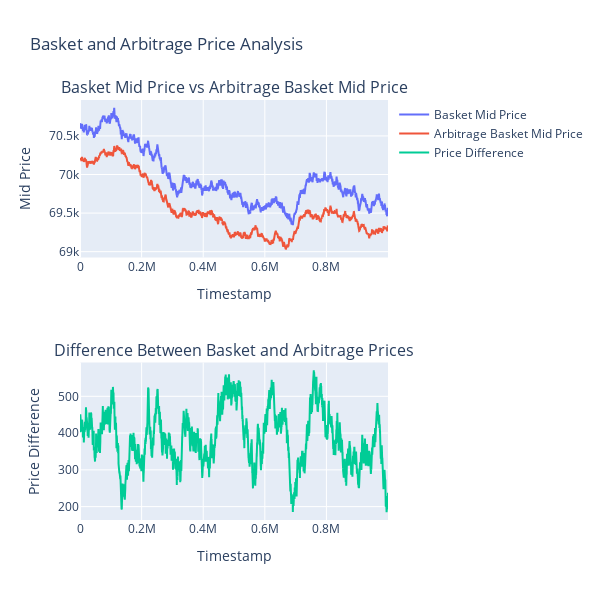

Notebook code cell kept with this figure:
### Code cell
fig = make_subplots(rows=2, cols=1, subplot_titles=('Basket Mid Price vs Arbitrage Basket Mid Price', 'Difference Between Basket and Arbitrage Prices'))

fig.add_trace(
    go.Scatter(x=normalized_df['timestamp'], y=normalized_df['mid_price'], mode='lines', name='Basket Mid Price'),
    row=1, col=1
)
fig.add_trace(
    go.Scatter(x=normalized_df['timestamp'], y=normalized_df['arbitrage_basket_midprice'], mode='lines', name='Arbitrage Basket Mid Price'),
    row=1, col=1
)

difference = normalized_df['mid_price'] - normalized_df['arbitrage_basket_midprice']
fig.add_trace(
    go.Scatter(x=normalized_df['timestamp'], y=difference, mode='lines', name='Price Difference'),
    row=2, col=1
)

fig.update_xaxes(title_text="Timestamp", row=1, col=1)
fig.update_xaxes(title_text="Timestamp", row=2, col=1)

fig.update_yaxes(title_text="Mid Price", row=1, col=1)
fig.update_yaxes(title_text="Price Difference", row=2, col=1)

fig.update_layout(height=600, width=600, title_text="Basket and Arbitrage Price Analysis")
fig.show()

### Figure 1 — Plotly figure (JSON) as saved in the notebook; plotly's stock layout.template omitted (floating-point values rounded to 4 significant figures; data arrays with more than 128 entries replaced by an {"elided": "..."} marker saying what was removed)
{"data": [{"mode": "lines", "name": "Basket Mid Price", "type": "scatter", "x": {"elided": "10000 int values"}, "xaxis": "x", "y": {"elided": "10000 float values"}, "yaxis": "y"}, {"mode": "lines", "name": "Arbitrage Basket Mid Price", "type": "scatter", "x": {"elided": "10000 int values"}, "xaxis": "x", "y": {"elided": "10000 float values"}, "yaxis": "y"}, {"mode": "lines", "name": "Price Difference", "type": "scatter", "x": {"elided": "10000 int values"}, "xaxis": "x2", "y": {"elided": "10000 float values"}, "yaxis": "y2"}], "layout": {"annotations": [{"font": {"size": 16}, "showarrow": false, "text": "Basket Mid Price vs Arbitrage Basket Mid Price", "x": 0.5, "xanchor": "center", "xref": "paper", "y": 1, "yanchor": "bottom", "yref": "paper"}, {"font": {"size": 16}, "showarrow": false, "text": "Difference Between Basket and Arbitrage Prices", "x": 0.5, "xanchor": "center", "xref": "paper", "y": 0.375, "yanchor": "bottom", "yref": "paper"}], "height": 600, "title": {"text": "Basket and Arbitrage Price Analysis"}, "width": 600, "xaxis": {"anchor": "y", "domain": [0, 1], "title": {"text": "Timestamp"}}, "xaxis2": {"anchor": "y2", "domain": [0, 1], "title": {"text": "Timestamp"}}, "yaxis": {"anchor": "x", "domain": [0.625, 1], "title": {"text": "Mid Price"}}, "yaxis2": {"anchor": "x2", "domain": [0, 0.375], "title": {"text": "Price Difference"}}}}
